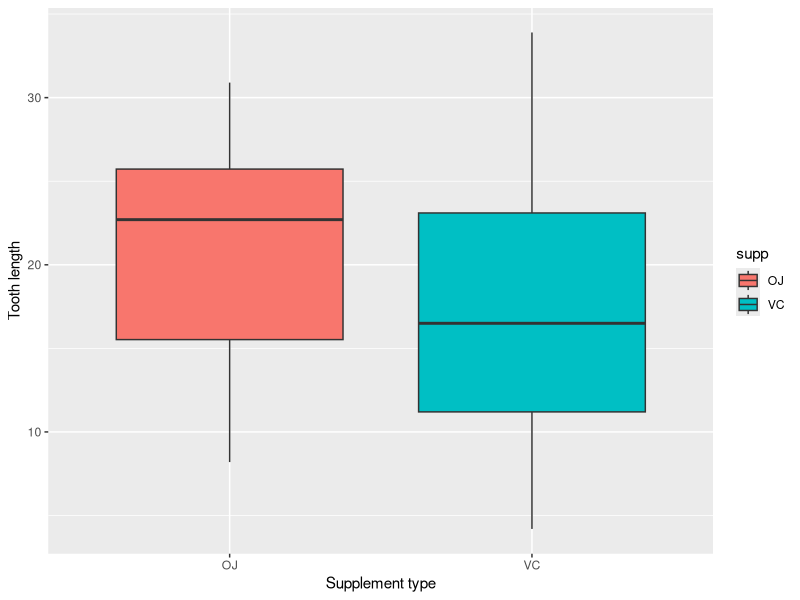
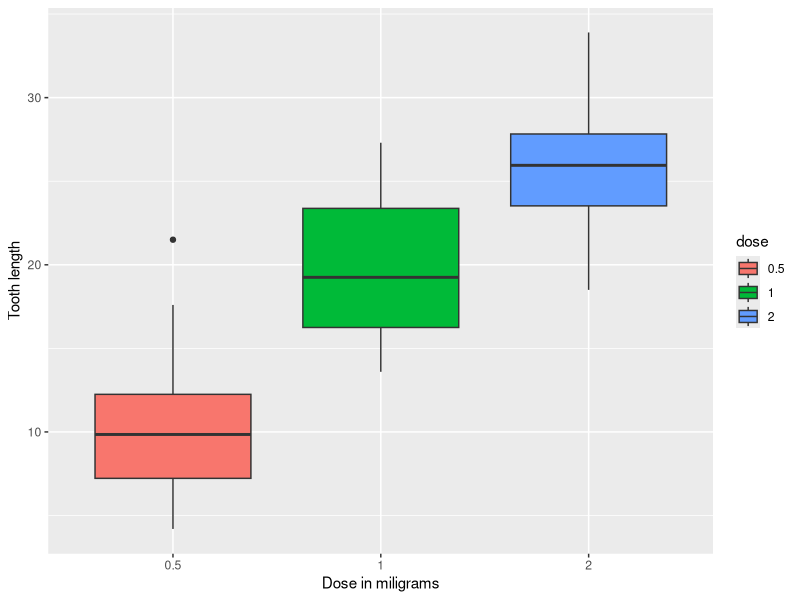

Reproduce these figures in R, in order.
## ---- chunk 1
##So we load the data, and have a look at what the first few lines are like.
library(ggplot2)
data(ToothGrowth)
head(ToothGrowth)

##Then we find the summary which is required.
summary(ToothGrowth)
## ---- chunk 2
ToothGrowth$dose<-as.factor(ToothGrowth$dose)

MeanSupp = split(ToothGrowth$len, ToothGrowth$supp)
sapply(MeanSupp, mean)
## ---- chunk 3
ggplot(aes(x=supp, y=len), data=ToothGrowth) + geom_boxplot(aes(fill=supp))+ 
        xlab("Supplement type") +ylab("Tooth length") 

## ---- chunk 4
MeanDose = split(ToothGrowth$len, ToothGrowth$dose)
sapply(MeanDose, mean)

ggplot(aes(x=dose, y=len), data=ToothGrowth) + geom_boxplot(aes(fill=dose)) + 
        xlab("Dose in miligrams") +ylab("Tooth length") 
## ---- chunk 5
len<-ToothGrowth$len
supp<-ToothGrowth$supp
dose<-ToothGrowth$dose

sapply(MeanSupp, var)
t.test(len[supp=="OJ"], len[supp=="VC"], paired = FALSE, var.equal = FALSE)
## ---- chunk 6
t.test(len[dose==2], len[dose==1], paired = FALSE, var.equal = TRUE)
